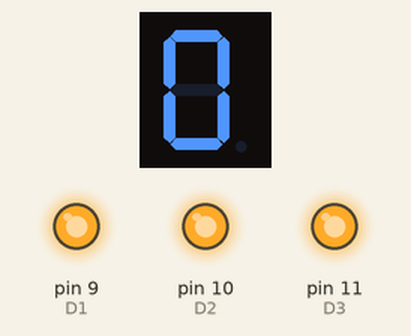
Bench run of a sketch on a simulated Arduino Uno, built with avr-gcc and run on an emulated ATmega328P. Shown: 1-digit seven-segment display, output pins drawn as LEDs (lit = HIGH). Wiring (inferred from the names in the program): 1-digit 7-segment display, segments lit when LOW: segments pin 2, pin 3, pin 4, pin 5, pin 6, pin 7, pin 8. The segment pins are drawn as the display they are named for; pins used as bus, display or sensor lines are not drawn.

Above: at 0.1 s.
At 1.1 s:
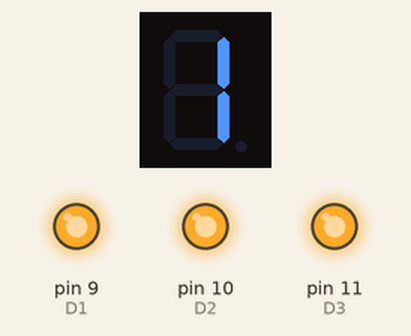
At 2.1 s:
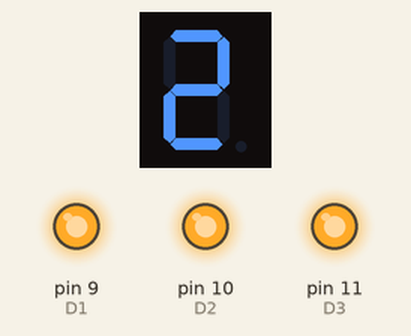
At 4.1 s:
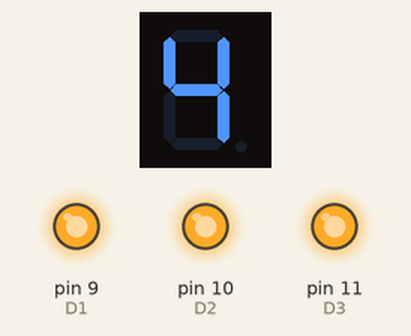
At 6.1 s:
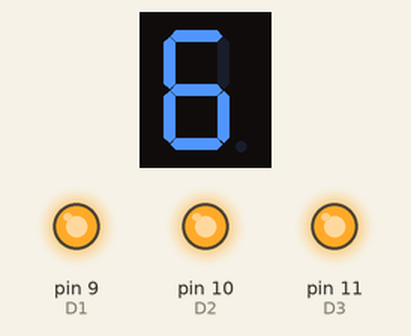
At 9.1 s:
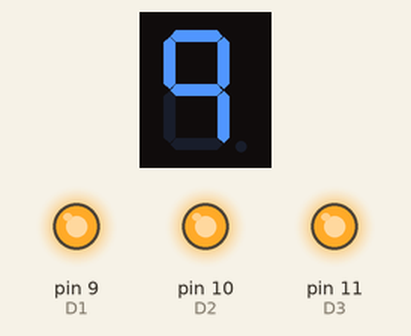
Timing chart, 0 to 10.6 s (numbered marks = the images above):
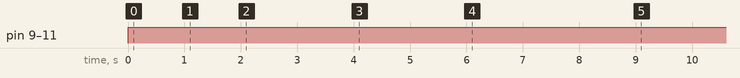

Measured:
- by itself, pin 9 (D1), pin 10 (D2), pin 11 (D3): LOW → HIGH at 0.00 s
- by itself, everything shown: repeats every 10.0 s, in 10 steps
- what the display in image 1 shows lasts 1.0 s, from 1.0 s to 2.0 s

The sketch:

4_digit_7_segment_display.ino
```cpp
// Segments on 4Display > Pins
int pinA = 2;
int pinB = 3;
int pinC = 4;
int pinD = 5;
int pinE = 6;
int pinF = 7;
int pinG = 8;

//Digits on 4Display > Pins
int D1 = 9;
int D2 = 10;
int D3 = 11;
int D4 = 12;

void setup(){
  // Initialize the digital pins as outputs.
  pinMode(pinA, OUTPUT);
  pinMode(pinB, OUTPUT);
  pinMode(pinC, OUTPUT);
  pinMode(pinD, OUTPUT);
  pinMode(pinE, OUTPUT);
  pinMode(pinF, OUTPUT);
  pinMode(pinG, OUTPUT);
  pinMode(D1, OUTPUT);
  pinMode(D2, OUTPUT);
  pinMode(D3, OUTPUT);
  pinMode(D4, OUTPUT);
}

// loop routine over and over again forever
void loop(){
  // Determine which to show - High - On, Low - Off
  digitalWrite(D1, HIGH); // HOUR
  digitalWrite(D2, HIGH); // HOUR
  digitalWrite(D3, HIGH); // MINUTE
  digitalWrite(D4, HIGH); // MINUTE
//  digitalWrite(D1, LOW);
//  digitalWrite(D2, HIGH);
//  digitalWrite(D3, LOW);
//  digitalWrite(D4, LOW);

  display0();
  delay(1000); // wait for a second
  display1();
  delay(1000); // wait for a second
  display2();
  delay(1000); // wait for a second
  display3();
  delay(1000); // wait for a second
  display4();
  delay(1000); // wait for a second
  display5();
  delay(1000); // wait for a second
  display6();
  delay(1000); // wait for a second
  display7();
  delay(1000); // wait for a second
  display8();
  delay(1000); // wait for a second
  display9();
  delay(1000); // wait for a second
}

void display0(){
  // 0
  digitalWrite(pinA, LOW);
  digitalWrite(pinB, LOW);
  digitalWrite(pinC, LOW);
  digitalWrite(pinD, LOW);
  digitalWrite(pinE, LOW);
  digitalWrite(pinF, LOW);
  digitalWrite(pinG, HIGH);
}

void display1(){
  // 1
  digitalWrite(pinA, HIGH);
  digitalWrite(pinB, LOW);
  digitalWrite(pinC, LOW);
  digitalWrite(pinD, HIGH);
  digitalWrite(pinE, HIGH);
  digitalWrite(pinF, HIGH);
  digitalWrite(pinG, HIGH);
}

void display2(){
  // 2
  digitalWrite(pinA, LOW);
  digitalWrite(pinB, LOW);
  digitalWrite(pinC, HIGH);
  digitalWrite(pinD, LOW);
  digitalWrite(pinE, LOW);
  digitalWrite(pinF, HIGH);
  digitalWrite(pinG, LOW);
}

void display3(){
  // 3
  digitalWrite(pinA, LOW);
  digitalWrite(pinB, LOW);
  digitalWrite(pinC, LOW);
  digitalWrite(pinD, LOW);
  digitalWrite(pinE, HIGH);
  digitalWrite(pinF, HIGH);
  digitalWrite(pinG, LOW);
}

void display4(){
  // 4
  digitalWrite(pinA, HIGH);
  digitalWrite(pinB, LOW);
  digitalWrite(pinC, LOW);
  digitalWrite(pinD, HIGH);
  digitalWrite(pinE, HIGH);
  digitalWrite(pinF, LOW);
  digitalWrite(pinG, LOW);
}

void display5(){
  // 5
  digitalWrite(pinA, LOW);
  digitalWrite(pinB, HIGH);
  digitalWrite(pinC, LOW);
  digitalWrite(pinD, LOW);
  digitalWrite(pinE, HIGH);
  digitalWrite(pinF, LOW);
  digitalWrite(pinG, LOW);
}

void display6(){
  // 6
  digitalWrite(pinA, LOW);
  digitalWrite(pinB, HIGH);
  digitalWrite(pinC, LOW);
  digitalWrite(pinD, LOW);
  digitalWrite(pinE, LOW);
  digitalWrite(pinF, LOW);
  digitalWrite(pinG, LOW);
}

void display7(){
  // 7
  digitalWrite(pinA, LOW);
  digitalWrite(pinB, LOW);
  digitalWrite(pinC, LOW);
  digitalWrite(pinD, HIGH);
  digitalWrite(pinE, HIGH);
  digitalWrite(pinF, HIGH);
  digitalWrite(pinG, HIGH);
}

void display8(){

  // 8
  digitalWrite(pinA, LOW);
  digitalWrite(pinB, LOW);
  digitalWrite(pinC, LOW);
  digitalWrite(pinD, LOW);
  digitalWrite(pinE, LOW);
  digitalWrite(pinF, LOW);
  digitalWrite(pinG, LOW);
}

void display9(){
  // 9
  digitalWrite(pinA, LOW);
  digitalWrite(pinB, LOW);
  digitalWrite(pinC, LOW);
  digitalWrite(pinD, HIGH);
  digitalWrite(pinE, HIGH);
  digitalWrite(pinF, LOW);
  digitalWrite(pinG, LOW);
}
```
